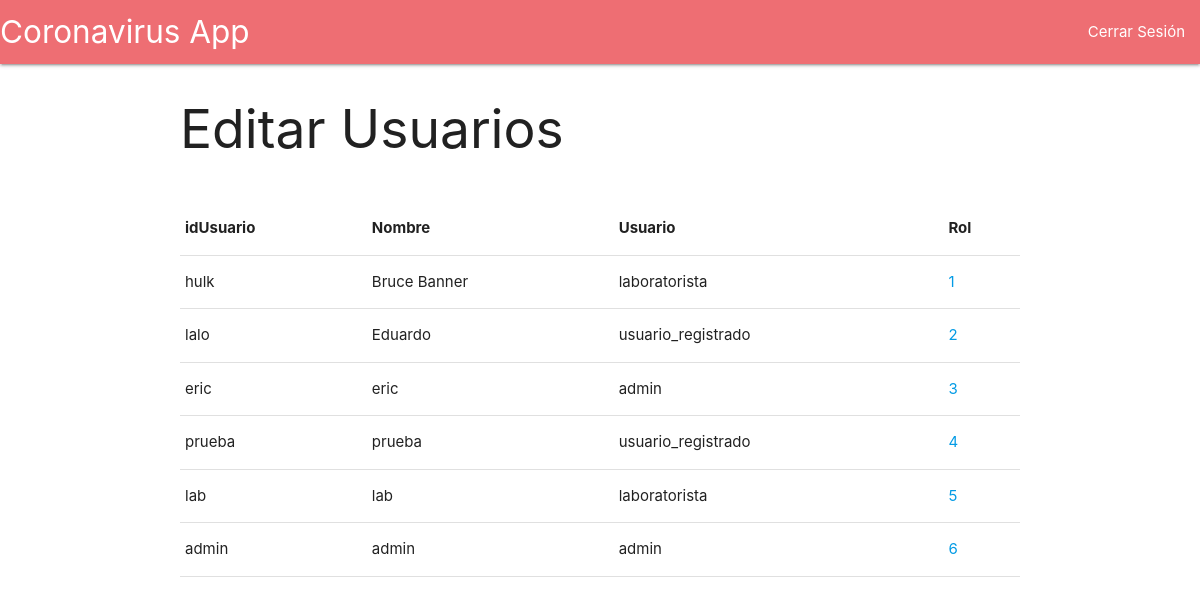
Screenshot of /controlador_modificarCuentas.php (signed in) with the database file from the repository.
### tables this page shows
CREATE TABLE `usuario` (
  `id` int(11) NOT NULL,
  `usuario` varchar(20) NOT NULL,
  `password` longtext NOT NULL,
  `nombre` varchar(100) NOT NULL,
  `created_at` timestamp NOT NULL DEFAULT current_timestamp()
);

CREATE TABLE `rol` (
  `id` int(11) NOT NULL,
  `nombre` varchar(40) NOT NULL,
  `descripcion` varchar(80) DEFAULT NULL,
  `created_at` timestamp NOT NULL DEFAULT current_timestamp()
);

### model.php (the view, shortened to what this page needs)
<?php
  function conectar_bd() {
      $conexion_bd = mysqli_connect("localhost","root","","coronavirus");
      return $conexion_bd;
  }
  function consultar_usuarios() {
    $conexion_bd = conectar_bd();
    $resultado =  "<table><thead><tr><th>idUsuario</th><th>Nombre</th><th>Usuario</th><th>Rol</th></tr></thead>";
    $consulta = 'SELECT u.id as id, u.usuario as usuario, u.nombre as nombre, r.nombre as rol';
    $consulta .= ' FROM usuario as u, desempenia as d, rol as r';
    $consulta .= ' WHERE u.id=d.usuario_id AND r.id=d.rol_id';
    $consulta .= ' ORDER BY u.id';
    $resultados = $conexion_bd->query($consulta);
    while ($row = mysqli_fetch_array($resultados, MYSQLI_BOTH)) {
        $resultado .= "<tr>";
        $resultado .= "<td>".$row['usuario']."</td>";
        $resultado .= "<td>".$row['nombre']."</td>";
        $resultado .= "<td>".$row['rol']."</td>";
          $resultado .= '<td><a href="../controladores/controlador_editarU.php?id='.$row['id'].'">'.$row['id']."</a></td>";
        $resultado .= "</tr>";
    }
    $resultado .= "</tbody></table>";
    return $resultado;
  }
?>

### rows the page displays
usuario: usuario "hulk", nombre "Bruce Banner", rol.nombre "laboratorista", id "1"
usuario: usuario "lalo", nombre "Eduardo", rol.nombre "usuario_registrado", id "2"
usuario: usuario "eric", nombre "eric", rol.nombre "admin", id "3"
usuario: usuario "prueba", nombre "prueba", rol.nombre "usuario_registrado", id "4"
usuario: usuario "lab", nombre "lab", rol.nombre "laboratorista", id "5"
usuario: usuario "admin", nombre "admin", rol.nombre "admin", id "6"
